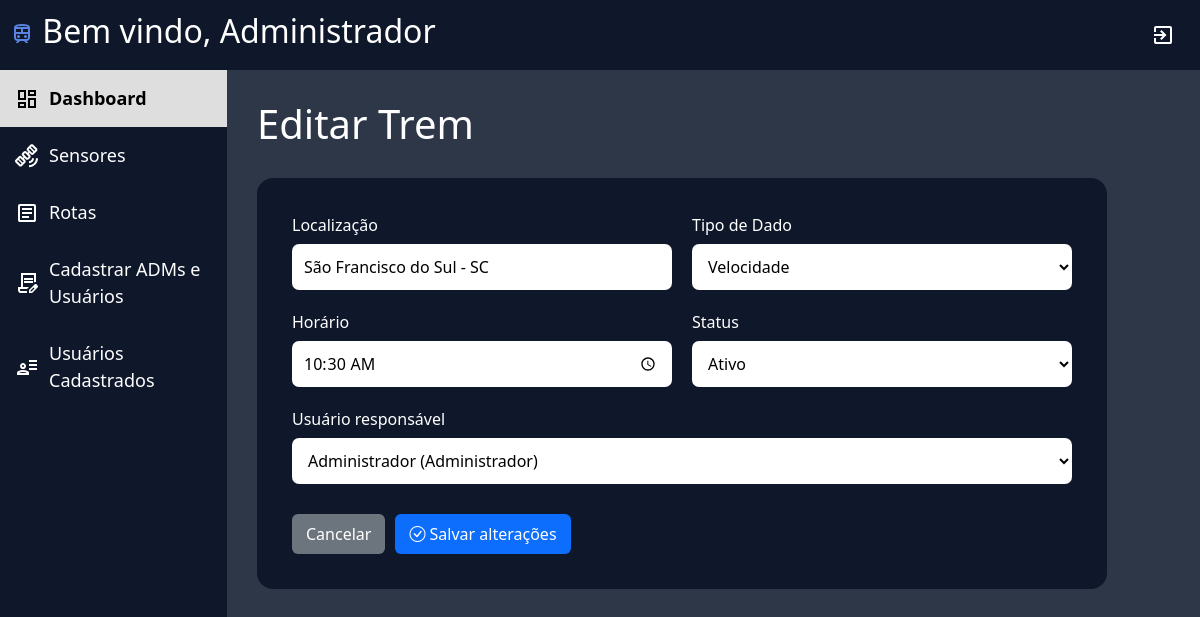
Page /public/editar_trens.php?id=2 (signed in) on the committed database.
### tables this page shows
CREATE TABLE TRENS (
    id INT AUTO_INCREMENT PRIMARY KEY,
    localizacao VARCHAR(150) NOT NULL,
    tipo_de_dado VARCHAR(50) NOT NULL,
    horario TIME NULL,
    status ENUM(
        'Ativo',
        'Inativo',
        'Manutenção',
        'Alerta'
    ) NOT NULL DEFAULT 'Ativo',
    usuario_id INT NULL,

    CONSTRAINT fk_trens_usuario
        FOREIGN KEY (usuario_id)
        REFERENCES USUARIO(id)
        ON DELETE SET NULL
        ON UPDATE CASCADE
);

CREATE TABLE USUARIO (
    id INT AUTO_INCREMENT PRIMARY KEY,
    CPF VARCHAR(14) NOT NULL UNIQUE,
    telefone VARCHAR(20) NOT NULL,
    nome VARCHAR(150) NOT NULL,
    email VARCHAR(180) NOT NULL UNIQUE,
    senha VARCHAR(255) NOT NULL,
    tipo ENUM('usuario', 'administrador')
        NOT NULL DEFAULT 'usuario'
);

### infra/seguranca.php (called while the page is built, shortened)
<?php
function e(string $valor): string
{
    return htmlspecialchars(
        $valor,
        ENT_QUOTES,
        'UTF-8'
    );
}

### public/editar_trens.php (the view, shortened to what this page needs)
<?php
require_once "../infra/seguranca.php";
require_once "../infra/conexao.php";
$id = filter_var(
    $_GET["id"] ?? null,
    FILTER_VALIDATE_INT
);
$stmt = $conexao->prepare("
    SELECT *
    FROM TRENS
    WHERE id = ?
");
$stmt->bind_param("i", $id);
$stmt->execute();
$resultado = $stmt->get_result();
$trem = $resultado->fetch_assoc();
$consultaUsuarios = $conexao->query("
    SELECT id, nome, tipo
    FROM USUARIO
    ORDER BY nome ASC
");
$usuarios = $consultaUsuarios
    ? $consultaUsuarios->fetch_all(MYSQLI_ASSOC)
    : [];
$tiposPermitidos = [
    "Velocidade",
    "Temperatura",
    "Pressão",
    "Localização"
];
$statusPermitidos = [
    "Ativo",
    "Inativo",
    "Manutenção"
];
?>
<!DOCTYPE html>
<html lang="pt-br">
<head>
    <link rel="stylesheet" href="../assets/style/style.css">
    <link href="https://cdn.jsdelivr.net/npm/bootstrap@5.3.8/dist/css/bootstrap.min.css"
        rel="stylesheet">
    <link rel="stylesheet"
        href="https://cdn.jsdelivr.net/npm/bootstrap-icons@1.11.3/font/bootstrap-icons.min.css">
</head>
<body>
<header class="cabecalho">
    <h2>
        <img src="../assets/icons/TREM_AZUL.svg" alt="">
        Bem vindo, Administrador
    </h2>
    <a href="../logout.php">
        <img src="../assets/icons/exit.svg" class="item" alt="Sair">
    </a>
</header>
<div class="layout">
    <aside class="menu-lateral">
        <a href="tela_inicial.php" class="item ativo">
            <img src="../assets/icons/dashboard_preto.svg" alt="">
            Dashboard
        </a>
        <a href="gerenciar_sensores.php" class="item">
            <img src="../assets/icons/sensor_branco.svg" alt="">
            Sensores
        </a>
        <a href="rotas.php" class="item">
            <img src="../assets/icons/relatorio_branco.svg" alt="">
            Rotas
        </a>
        <a href="cadastro_admin.php" class="item">
            <img src="../assets/icons/cadastrar_branco.svg" alt="">
            Cadastrar ADMs e Usuários
        </a>
        <a href="usuarios_cadastrados.php" class="item">
            <img src="../assets/icons/usuarios_branco.svg" alt="">
            Usuários Cadastrados
        </a>
    </aside>
    <main class="conteudo">
        <div class="container-sensor">
            <h1 class="titulo-sensor" style="color: white;">
                Editar Trem
            </h1>
            <form
                class="form-sensor"
                method="POST"
                action="atualizar_trem.php"
            >
                <div class="linha-formulario">
                    <div class="grupo-input">
                        <label for="localizacao" style="color: white;">
                            Localização
                        </label>
                        <input
                            type="text"
                            id="localizacao"
                            name="localizacao"
                            maxlength="200"
                            value="<?= e($trem["localizacao"]) ?>"
                            placeholder="Ex.: Estação Central"
                            required
                        >
                    </div>
                    <div class="grupo-input">
                        <label for="tipo_de_dado" style="color: white;">
                            Tipo de Dado
                        </label>
                        <select
                            id="tipo_de_dado"
                            name="tipo_de_dado"
                            required
                        >
                            <?php foreach ($tiposPermitidos as $opcao): ?>
                                <option
                                    value="<?= e($opcao) ?>"
                                    <?= $trem["tipo_de_dado"] === $opcao ? "selected" : "" ?>
                                >
                                    <?= e($opcao) ?>
                                </option>
                            <?php endforeach; ?>
                        </select>
                    </div>
                </div>
                <div class="linha-formulario">
                    <div class="grupo-input">
                        <label for="horario" style="color: white;">
                            Horário
                        </label>
                        <input
                            type="time"
                            id="horario"
                            name="horario"
                            value="<?= e(substr($trem["horario"], 0, 5)) ?>"
                            required
                        >
                    </div>
                    <div class="grupo-input">
                        <label for="status" style="color: white;">
                            Status
                        </label>
                        <select id="status" name="status" required>
                            <?php foreach ($statusPermitidos as $opcao): ?>
                                <option
                                    value="<?= e($opcao) ?>"
                                    <?= $trem["status"] === $opcao ? "selected" : "" ?>
                                >
                                    <?= e($opcao) ?>
                                </option>
                            <?php endforeach; ?>
                        </select>
                    </div>
                </div>
                <div class="linha-formulario">
                    <div class="grupo-input">
                        <label for="usuario_id" style="color: white;">
                            Usuário responsável
                        </label>
                        <select
                            id="usuario_id"
                            name="usuario_id"
                            required
                        >
                            <?php foreach ($usuarios as $usuario): ?>
                                <option
                                    value="<?= (int) $usuario["id"] ?>"
                                    <?= (int) ($trem["usuario_id"] ?? 0) === (int) $usuario["id"] ? "selected" : "" ?>
                                >
                                    <?= e($usuario["nome"]) ?>
                                    (<?= $usuario["tipo"] === "administrador" ? "Administrador" : "Usuário" ?>)
                                </option>
                            <?php endforeach; ?>
                        </select>
                    </div>
                </div>
                <div class="botoes-formulario">
                    <button
                        type="button"
                        class="botao_cancelar"
                        onclick="window.location.href='tela_inicial.php'"
                    >
                        Cancelar
                    </button>
                    <button
                        type="submit"
                        class="btn-salvar"
                        <?= empty($usuarios) ? "disabled" : "" ?>
                    >
                        <i class="bi bi-check-circle"></i>
                        Salvar alterações
                    </button>
                </div>
            </form>
        </div>
    </main>
</div>
</body>
</html>

### assets/style/style.css (style rules this page uses)
* { box-sizing: border-box; }
body { margin: 0; background-color: #2e3747 !important; color: white; overflow-x: hidden; }
.cabecalho { display: flex; justify-content: space-between; align-items: center; background-color: #0f172a; padding: 10px; height: 70px; color: white; width: 100%; }
.layout { display: flex; width: 100%; min-height: calc(100vh - 70px); }
.menu-lateral { width: 227px; min-width: 207px; flex-shrink: 0; background-color: #0f172a; }
.item { width: 100%; padding: 15px; font-size: 18px; cursor: pointer; display: flex; align-items: center; gap: 10px; text-decoration: none; color: white; box-sizing: border-box; }
.item.ativo { background-color: #dedede; font-weight: bold; color: black; }
.conteudo { flex: 1; min-width: 0; width: calc(100% - 207px); padding: 25px; background-color: #2e3747 !important; }
.conteudo { flex: 1; min-width: 0; padding: 30px; background-color: #2e3747 !important; }
.container-sensor { width: 100%; }
.titulo-sensor { color: white; margin-bottom: 30px; }
.form-sensor { width: 100%; max-width: 850px; background: #0f172a; padding: 35px; border-radius: 16px; }
.form-sensor .linha-formulario { display: flex; gap: 20px; }
.grupo-input { width: 100%; margin-bottom: 20px; }
.grupo-input label { display: block; color: white; margin-bottom: 7px; }
.grupo-input input, .grupo-input select { width: 100%; height: 46px; border: none; border-radius: 7px; padding: 0 12px; background: white; }
.botoes-formulario { margin-top: 10px; display: flex; gap: 10px; }
.botao_cancelar { border: none; padding: 8px 14px; border-radius: 6px; background: #6c757d; color: white; text-decoration: none; }
.btn-salvar { border: none; padding: 8px 14px; border-radius: 6px; background: #0d6efd; color: white; }

### rows in the picture
trens: localizacao "São Francisco do Sul - SC", horario "10:30", usuario_id "Administrador (Administrador)"

### other values in the picture
form field tipo_de_dado "Velocidade"
form field status "Ativo"
